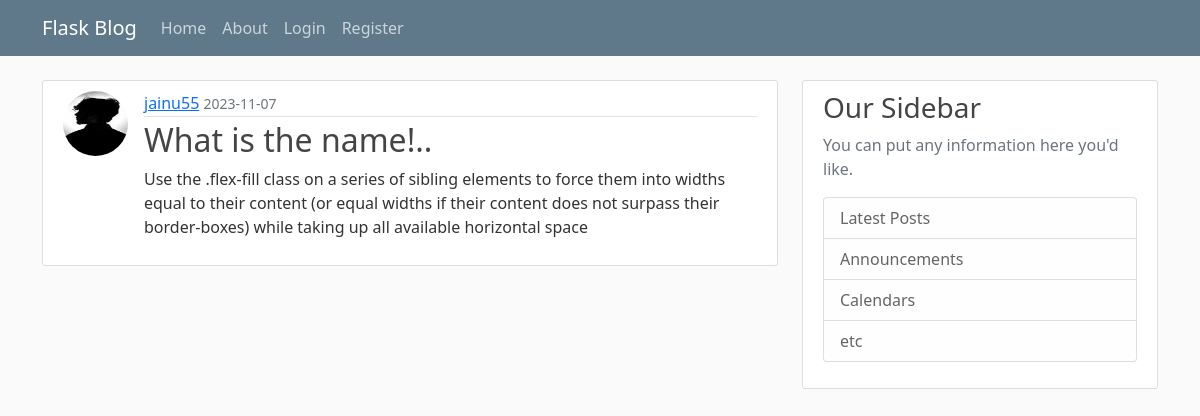
/post/1, run on the app's committed database.
### flaskblog/models.py (models this page shows, shortened)
class User(db.Model, UserMixin):
    id=db.Column(db.Integer, primary_key=True)
    username=db.Column(db.String(20), unique=True, nullable=False)
    email=db.Column(db.String(120), unique=True, nullable=False)
    image_file = db.Column(db.String(20), nullable=True, default='default.jpg')
    password = db.Column(db.String(60), nullable=False)
    posts = db.relationship('Post', backref='author', lazy=True)

class Post(db.Model):
    id =db.Column(db.Integer, primary_key=True)
    title = db.Column(db.String(100),nullable=False)
    date_posted = db.Column(db.DateTime, nullable=True, default=datetime.utcnow)
    content = db.Column(db.Text, nullable=False)
    user_id = db.Column(db.Integer, db.ForeignKey('user.id'), nullable=False)

### flaskblog/routes.py (the view)
@app.route("/post/<int:post_id>")
def post(post_id):
    post = Post.query.get_or_404(post_id)
    return render_template('post.html', title=post.title, post=post)

### flaskblog/templates/post.html (shortened to what this page needs)
{% extends "layout.html" %}
{% block content %}
<article class="media content-section d-flex">
 <div>
    <img class='rounded-circle article-img' src="{{ url_for('static', filename='profile_pics/'+ post.author.image_file)}}"/>
</div>
  <div class="media-body">
    <div class="article-metadata">
      <a class="mr-2" href="{{ url_for('user_posts', username=post.author.username) }}">{{ post.author.username }}</a>
      <small class="text-muted">{{ post.date_posted.strftime('%Y-%m-%d') }}</small>
    </div>
    <h2 class="article-title">{{ post.title }}</h2>
    <p class="article-content">{{ post.content }}</p>
  </div>
</article>
{% endblock content %}

### flaskblog/static/main.css (style rules this page uses)
body { background: #fafafa; color: #333333; margin-top: 5rem; }
h1, h2, h3, h4, h5, h6 { color: #444444; }
.content-section { background: #ffffff; padding: 10px 20px; border: 1px solid #dddddd; border-radius: 3px; margin-bottom: 20px; }
.article-title { color: #444444; }
.article-content { white-space: pre-line; }
.article-img { height: 65px; width: 65px; margin-right: 16px; }
.article-metadata { padding-bottom: 1px; margin-bottom: 4px; border-bottom: 1px solid #e3e3e3 }

### data on the page
User: image_file (picture), author.username "jainu55"
Post: date_posted "2023-11-07", title "What is the name!..", content "Use the .flex-fill class on a series of sibling elements to force them into widths equal to their content (or equal widths if their content does not surpass their border-boxes) while taking up all available horizontal space"
